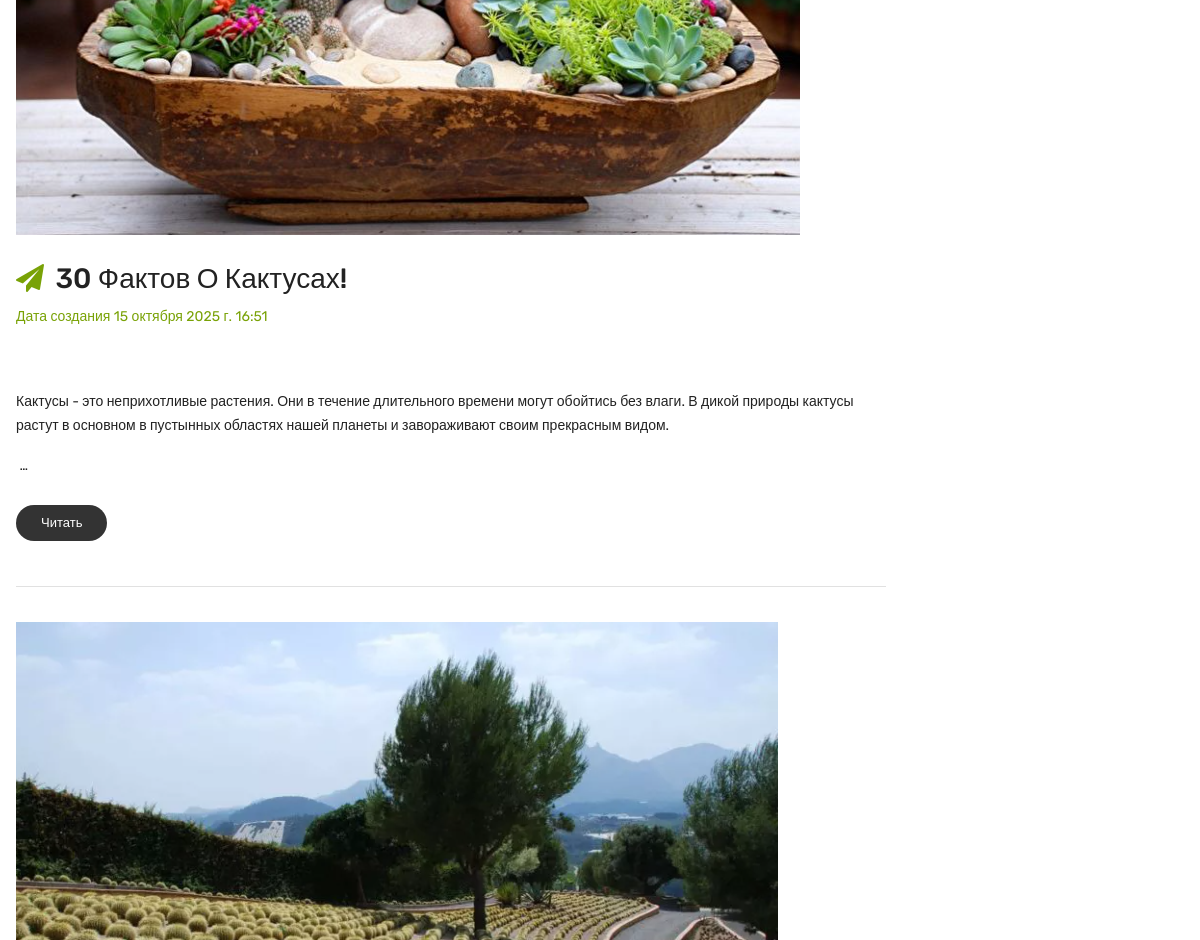
/blog/posts/ (middle part), run on an earlier commit of the app's database.
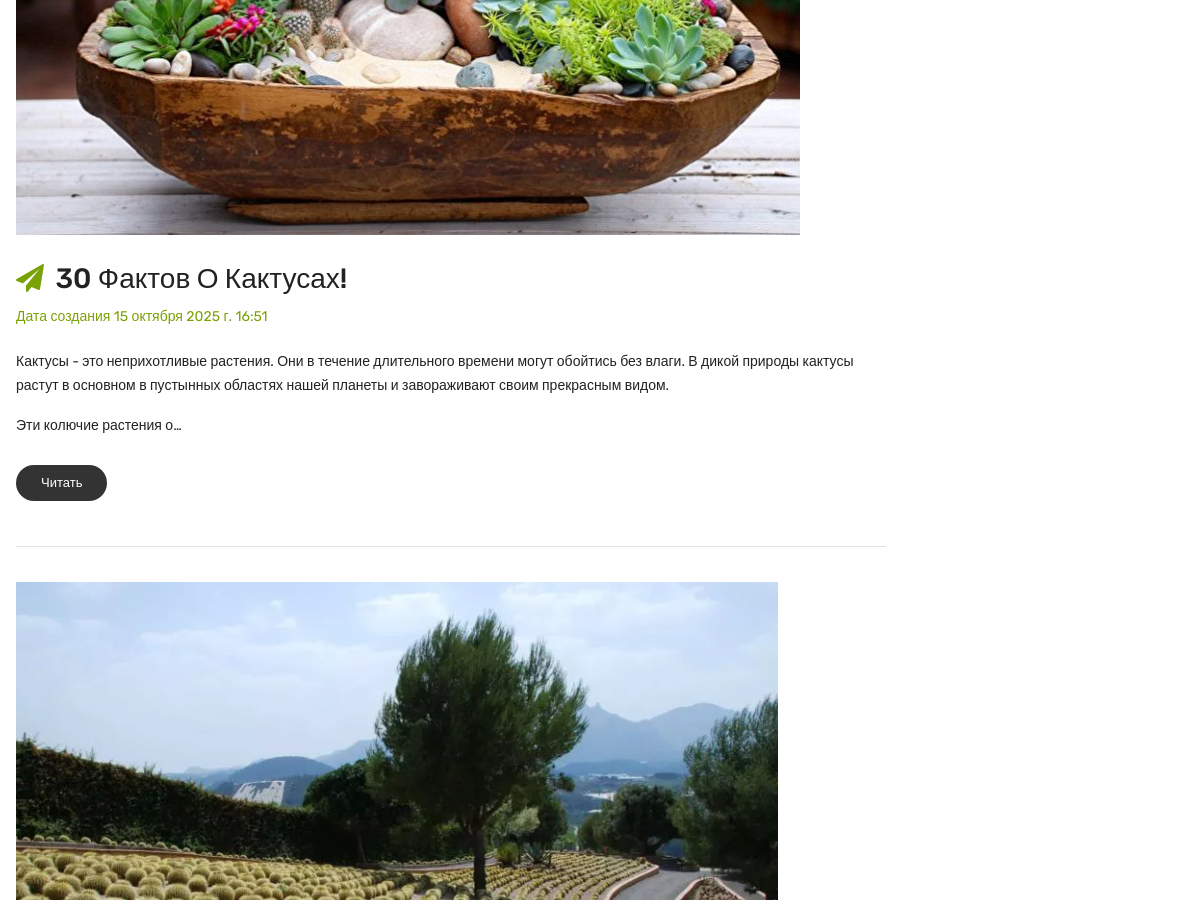
And on a later commit of the database.
### blog/models.py (models this page shows, shortened)
class Posts(models.Model):
    title = models.CharField(max_length=100)
    content = models.TextField(null=True,blank=True)
    image = models.ImageField(null=True,blank=True,upload_to='projects/%Y/%m/%d/')
    created = models.DateTimeField(auto_now_add=True)

### blog/views.py (the view)
# urls.py: path('posts/', views.posts, name='menu.posts'),
def posts(request):
    posts = Posts.objects.all()
    page = request.GET.get('page')
    results = 3
    paginator = Paginator(posts, results)
    try:
        posts = paginator.page(page)
    except PageNotAnInteger:
        page = 1
        posts = paginator.page(page)
    except EmptyPage:
        page = paginator.num_pages
        posts = paginator.page(page)
    left_index = int(page) - 3
    if left_index < 1:
        left_index = 1
    right_index = int(page) + 4
    if right_index > paginator.num_pages:
        right_index = paginator.num_pages + 1
    custom_range = range(left_index, right_index)
    context = {'posts':posts, 'custom_range': custom_range, 'paginator': paginator}
    return render(request, 'blog/blog_post.html', context)

### blog/templates/blog/blog_post.html (shortened to what this page needs)
{% extends 'menu/index.html' %}
{% load static %}
{% block content %}
    <div class="blog_page_section blog_fullwidth mt-100">
        <div class="container">
            <div class="row">
                <div class="col-lg-9 col-md-12">
                    <div class="blog_wrapper">
                        {% for post in posts %}
                            <article class="single_blog">
                                <figure>
                                    <div class="blog_thumb">
                                        {% if post.image %}
                                            <a href="{% url 'post_detail' pk=post.pk %}"><img src="{{ post.image.url }}"
                                                                                              alt=""></a>
                                        {% else %}
                                            <img src="{% static 'img/default.jpg' %}" alt="Нет изображения">
                                        {% endif %}
                                    </div>
                                    <figcaption class="blog_content">
                                        <h4 class="post_title">
                                            <a href="{% url 'post_detail' pk=post.pk %}"><i
                                                    class="fa fa-paper-plane"></i>
                                                {{ post.title }}
                                            </a>
                                        </h4>
                                        <div class="blog_meta">
                                            <p><a href="#">Дата создания</a> <a>{{ post.created }}</a></p>
                                        </div>
                                        <p class="post_desc">{{ post.content|safe|truncatechars:250 }}</p>
                                        <footer class="btn_more" style="margin-bottom: 10px;">
                                            <a href="{% url 'post_detail' pk=post.pk %}"> Читать </a>
                                        </footer>
                                    </figcaption>
                                </figure>
                            </article>
                        {% endfor %}
                    </div>
                </div>
{% endblock %}

What changed in the data, as far as the page shows it:
changed Posts "30 Фактов О Кактусах!": content "…завораживают своим прекрасным видом. …" → "…завораживают своим прекрасным видом. Эти колючие растения о…"
